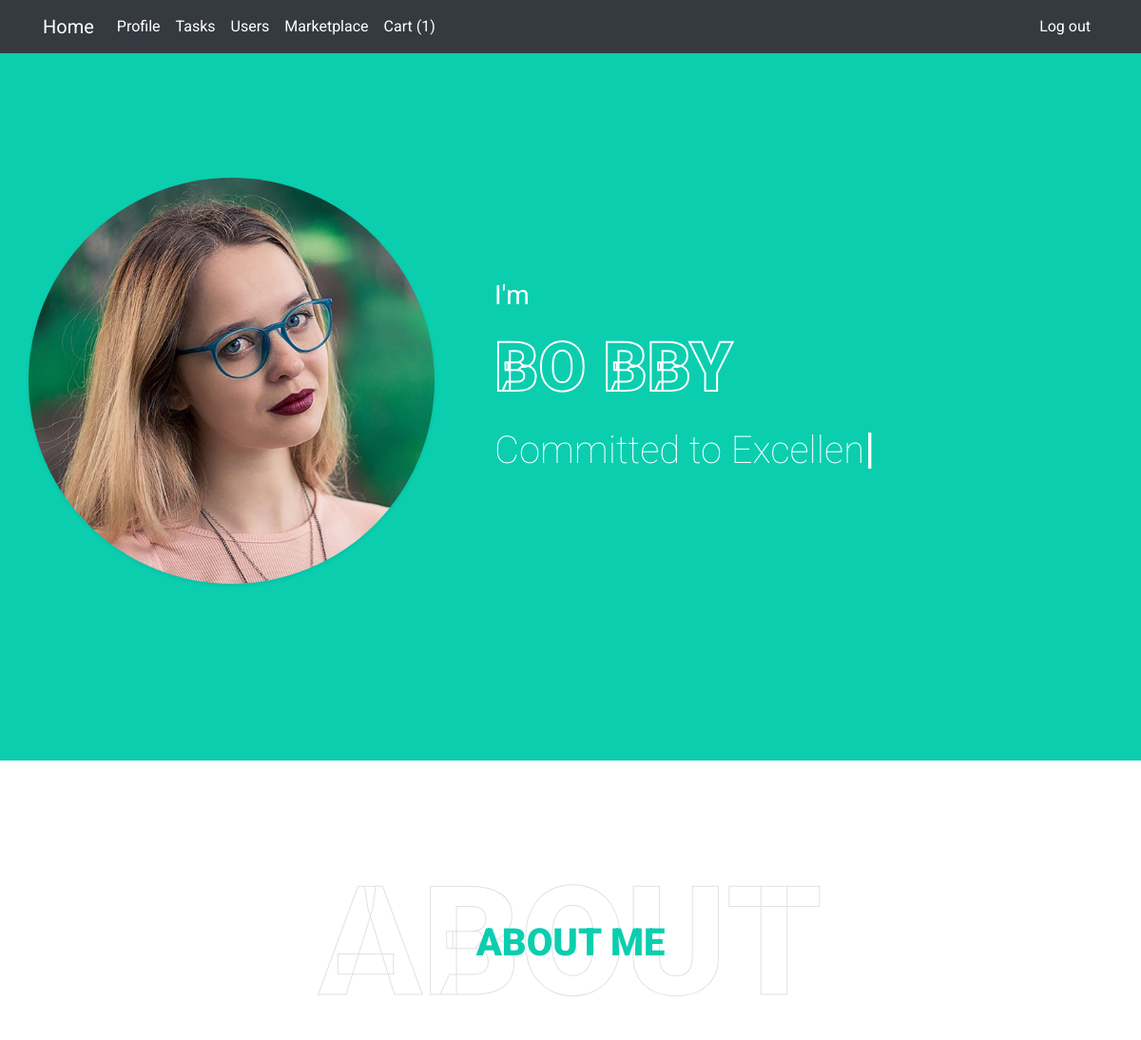
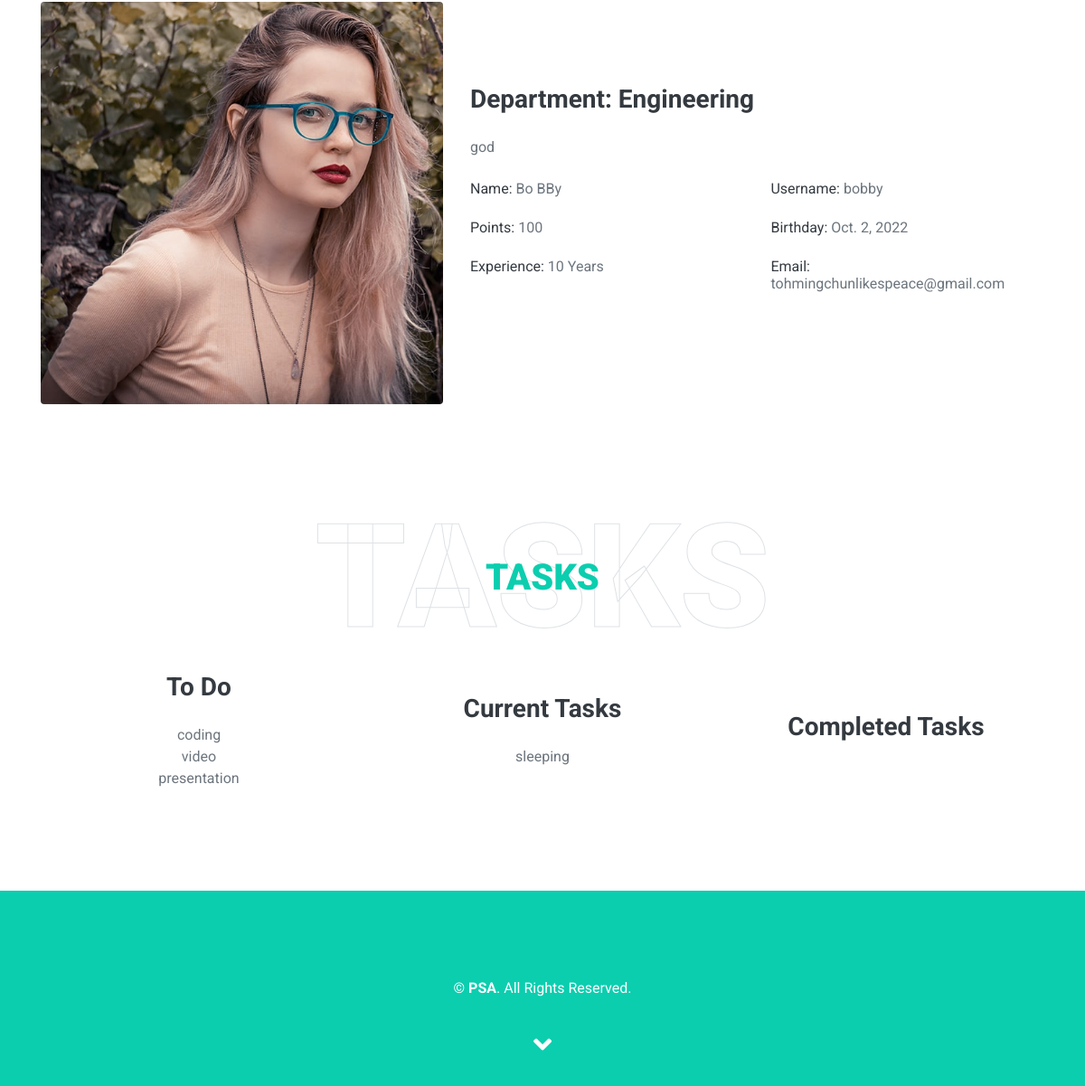
/main/users/1 (signed in), run on an earlier commit of the app's database (2 pictures, top to bottom).
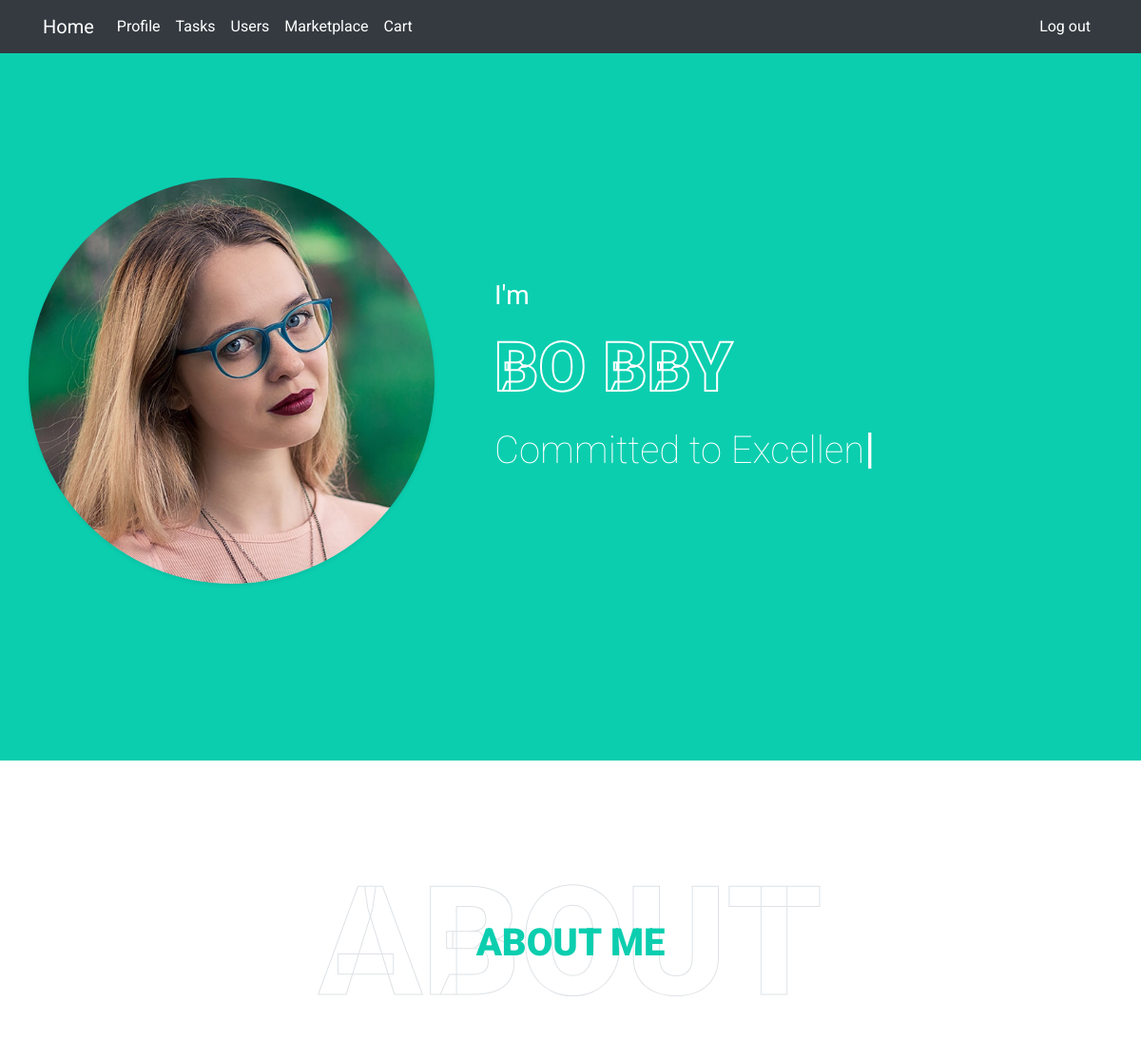
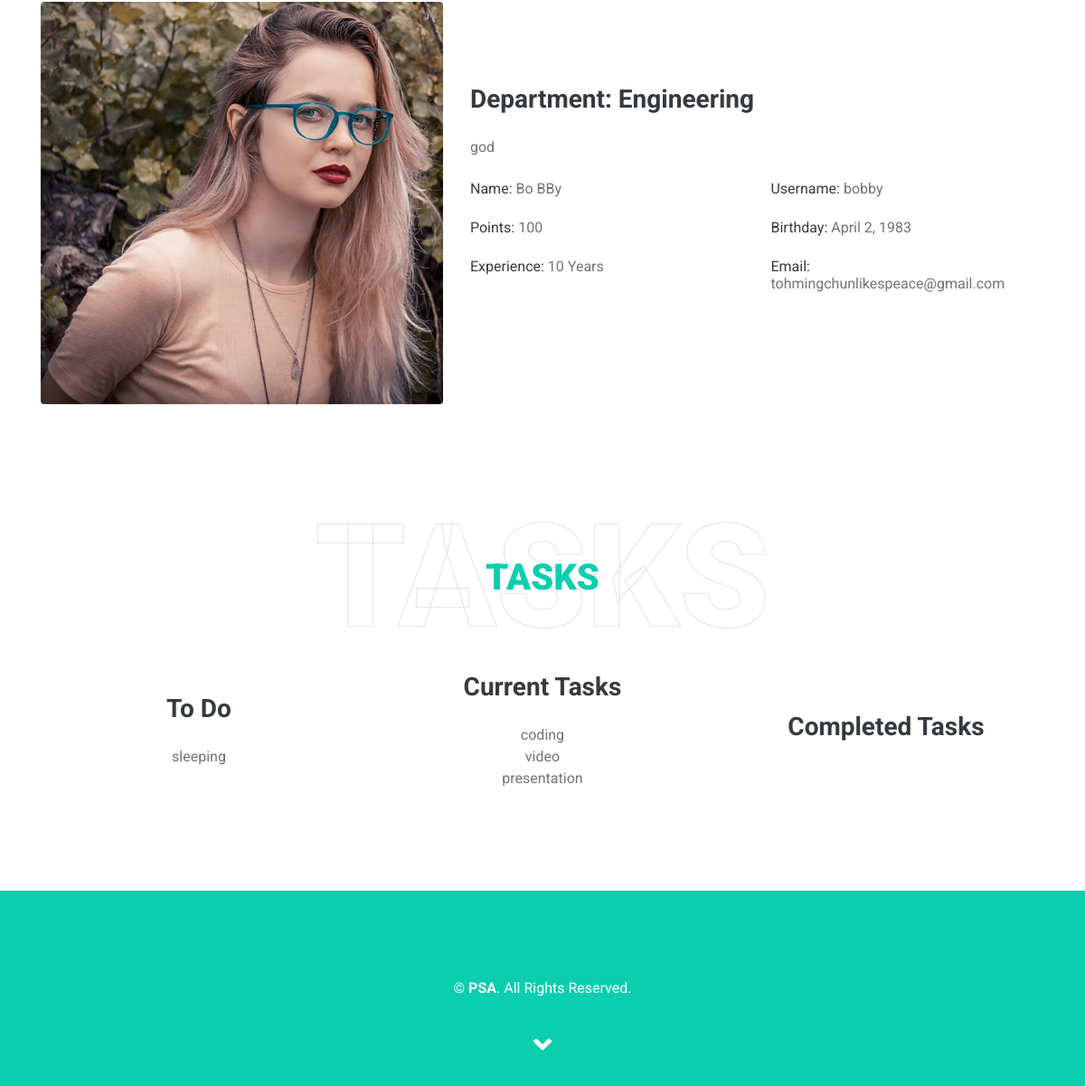
And on a later commit of the database (2 pictures, top to bottom).
### main/models.py (models this page shows, shortened)
class CustomUser(models.Model):
    user = models.OneToOneField(User, on_delete=models.CASCADE)
    DEPARTMENT = (
        ('Operations', 'Operations'),
        ('Infocomm technology', 'Infocomm technology'),
        ('Engineering', 'Engineering'),
        ('Corportate', 'Corporate')
    )
    email = models.EmailField(unique=True)
    department = models.CharField(max_length=100, choices=DEPARTMENT)
    description = models.TextField("Description", max_length=600, default='', blank=True)
    points = models.IntegerField(default=0)
    tasks = models.ManyToManyField(Task, blank=True, related_name='users')
    birthday = models.DateField()

class Task(models.Model):
    STATUS = (
        ('To do', 'To do'),
        ('In progress', 'In progress'),
        ('Completed', 'Completed'),
    )
    name = models.CharField(max_length = 64)
    description = models.TextField("Description", max_length=600, default='', blank=True)
    points_granted = models.IntegerField()
    status = models.CharField(max_length=100, choices=STATUS, default='To do')

### main/views.py (the view)
# urls.py: path('users/<int:user_id>', views.user_profile, name='user_profile'),
@login_required(login_url='/main/login')
def user_profile(request, user_id):
    user = CustomUser.objects.get(pk = user_id)
    to_do = user.tasks.filter(status="To do")
    in_progress = user.tasks.filter(status="In progress")
    completed = user.tasks.filter(status="Completed")
    return render(request, 'main/user_profile.html', {
        "user": user,
        "to_do": to_do,
        "in_progress": in_progress,
        "completed": completed,
    })

### main/context_processor.py (called while the page is built)
def cart_count(request):
    try:
        current_user = CustomUser.objects.get(user=request.user)
        cart_count = Cart.objects.filter(user=current_user).count()
        return {
            'cart_count' : cart_count
        }
    except TypeError:
        return []

### main/templates/main/user_profile.html (shortened to what this page needs)
{% load static %}
<!DOCTYPE html>
<html language="en">
<head>
    <link href="https://cdnjs.cloudflare.com/ajax/libs/font-awesome/5.10.0/css/all.min.css" rel="stylesheet">
    <link href="{% static 'profile/lib/owlcarousel/assets/owl.carousel.min.css' %}" rel="stylesheet">
    <link href="{% static 'profile/lib/lightbox/css/lightbox.min.css' %}" rel="stylesheet">
    <link href="https://cdn.jsdelivr.net/npm/bootstrap@5.0.2/dist/css/bootstrap.min.css" rel="stylesheet"
>
    <link href="{% static 'styles.css' %}" rel="stylesheet">
    <link href="{% static 'profile/css/style.css' %}" rel="stylesheet">
</head>
<body data-spy="scroll" data-target=".navbar" data-offset="51">
    {% block body %}
    <div class="container-xxl">
        <nav class="navbar navbar-expand-lg navbar-dark bg-dark fixed-top">
            <div class="container-xl" margin-top=0px>
                <a class="navbar-brand" href="{% url 'main:index' %}">Home</a>
                <nav class="collapse navbar-collapse" id="navbarSupportedContent">
                    <ul class="navbar-nav me-auto mb-2 mb-lg-0">
                        <li class="nav-item">
                            <a class="nav-link active" aria-current="page" href="{% url 'main:profile' %}">Profile</a>
                        </li>
                        <li class="nav-item">
                            <a class="nav-link active" aria-current="page" href="{% url 'main:tasks' %}">Tasks</a>
                        </li>
                        <li class="nav-item">
                            <a class="nav-link active" aria-current="page" href="{% url 'main:users' %}">Users</a>
                        </li>
                        <li class="nav-item">
                            <a class="nav-link active" aria-current="page"
                                href="{% url 'main:marketplace' %}">Marketplace</a>
                        </li>
                        <li class="nav-item">
                            <a class="nav-link active" aria-current="page" href="{% url 'main:view_cart' %}">
                                Cart {% if cart_count > 0 %} ({{cart_count}}) {% endif %}
                            </a>
                        </li>
                    </ul>
                </nav>
                <div class="float-right">
                    <ul class="navbar-nav me-auto mb-2 mb-lg-0">
                        <li class="nav-item">
                            <a href="{% url 'main:logout' %}" class="nav-link active">Log out</a>
                        </li>
                    </ul>
                </div>
            </div>
        </nav>
    </div class>
    <div class="container-fluid bg-primary d-flex align-items-center mb-5 py-5" id="home" style="min-height: 100vh;">
        <div class="container">
            <div class="row align-items-center">
                <div class="col-lg-5 px-5 pl-lg-0 pb-5 pb-lg-0">
                    <img class="img-fluid w-100 rounded-circle shadow-sm" src="{% static 'profile/img/profile.jpg' %}"
                        alt="">
                </div>
                <div class="col-lg-7 text-center text-lg-left">
                    <h3 class="text-white font-weight-normal mb-3">I'm</h3>
                    <h1 class="display-3 text-uppercase text-primary mb-2" style="-webkit-text-stroke: 2px #ffffff;">
                        {{user.user.first_name }} {{ user.user.last_name }}</h1>
                    <h1 class="typed-text-output d-inline font-weight-lighter text-white"></h1>
                </div>
            </div>
        </div>
    </div>
    <div class="container-fluid py-5" id="about">
        <div class="container">
            <div class="position-relative d-flex align-items-center justify-content-center">
                <h1 class="display-1 text-uppercase text-white" style="-webkit-text-stroke: 1px #dee2e6;">About</h1>
                <h1 class="position-absolute text-uppercase text-primary">About Me</h1>
            </div>
            <div class="row align-items-center">
                <div class="col-lg-5 pb-4 pb-lg-0">
                    <img class="img-fluid rounded w-100" src="{% static 'profile/img/about.jpg' %}" alt="">
                </div>
                <div class="col-lg-7">
                    <h3 class="mb-4">Department: {{ user.department }}</h3>
                    <p>{{ user.description }}</p>
                    <div class="row mb-3">
                        <div class="col-sm-6 py-2">
                            <h6>Name: <span class="text-secondary">{{ user.user.first_name }} {{ user.user.last_name }}</span></h6>
                        </div>
                        <div class="col-sm-6 py-2">
                            <h6>Username: <span class="text-secondary">{{ user.user.username }}</span></h6>
                        </div>
                        <div class="col-sm-6 py-2">
                            <h6>Points: <span class="text-secondary">{{ user.points }}</span></h6>
                        </div>
                        <div class="col-sm-6 py-2">
                            <h6>Birthday: <span class="text-secondary">{{ user.birthday }}</span></h6>
                        </div>
                        <div class="col-sm-6 py-2">
                            <h6>Experience: <span class="text-secondary">10 Years</span></h6>
                        </div>
                        <div class="col-sm-6 py-2">
                            <h6>Email: <span class="text-secondary">{{ user.email }}</span></h6>
                        </div>
                    </div>
                </div>
            </div>
        </div>
    </div>
    <div class="container-fluid py-5" id="tasks">
        <div class="container">
            <div class="position-relative d-flex align-items-center justify-content-center">
                <h1 class="display-1 text-uppercase text-white" style="-webkit-text-stroke: 1px #dee2e6;">Tasks</h1>
                <h1 class="position-absolute text-uppercase text-primary">Tasks</h1>
            </div>
            <div class="row align-items-center">
                <div class="col-md-4 text-center">
                    <h3 class="mb-4">To Do</h3>
                    <ul class="list-unstyled">
                        {% for task in to_do %}
                        <li>{{ task.name }}</li>
                        {% endfor %}
                    </ul>
                </div>
                <div class="col-md-4 text-center">
                    <h3 class="mb-4">Current Tasks</h3>
                    <ul class="list-unstyled">
                        {% for task in in_progress %}
                        <li>{{ task.name }}</li>
                        {% endfor %}
                    </ul>
                </div>
                <div class="col-md-4 text-center">
                    <h3 class="mb-4">Completed Tasks</h3>
                </div>
            </div>
        </div>
    </div>
    <div class="container-fluid bg-primary text-white mt-5 py-5 px-sm-3 px-md-5">
        <div class="container text-center py-5">
            <p class="m-0">&copy; <a class="text-white font-weight-bold" href="#">PSA</a>. All Rights Reserved.
            </p>
        </div>
    </div>
    <i class="fa fa-2x fa-angle-down text-white scroll-to-bottom"></i>
    {% endblock %}
</body>
</html>

### main/static/styles.css (style rules this page uses)
body { font-family: var(--bs-font-sans-serif); background-color: #f7f7f7; color: #000000; }

What changed in the data, as far as the page shows it:
changed CustomUser "Engineering": birthday "Oct. 2, 2022" → "April 2, 1983"
changed Task "sleeping": moves from the list under "Current Tasks" to the list under "To Do"
changed Task "coding": moves from the list under "To Do" to the list under "Current Tasks"
changed Task "video": moves from the list under "To Do" to the list under "Current Tasks"
changed Task "presentation": moves from the list under "To Do" to the list under "Current Tasks"
Also different on the page:
{{ cart_count }}: "1" → (not shown)
